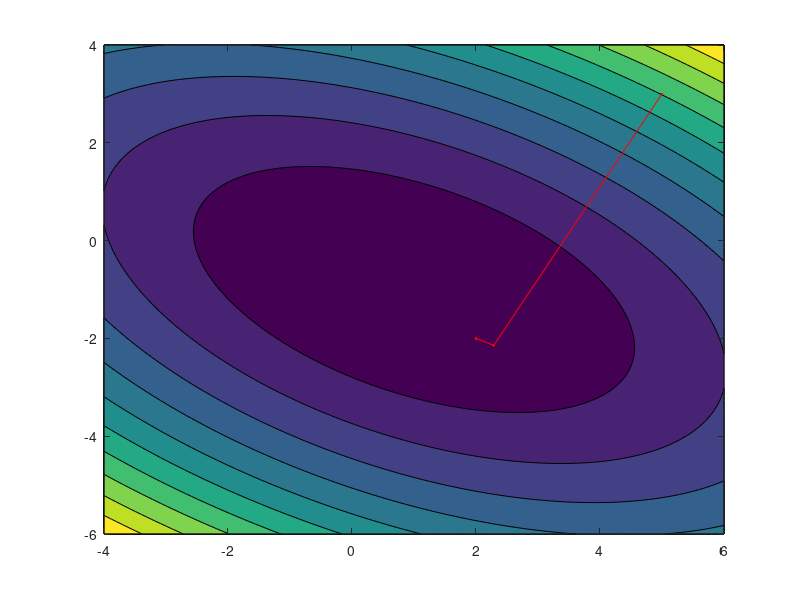

Here is the MATLAB script that generated this plot:
%Ax = b
%A is positive, definite, symmetric
%solution x is also minimizer to an equation
%(1/2)*x'Ax = x'b
%first guess, if not biased, always x0 = 0
%this means p0 = b - Ax0
%residual at kth step is rk = b - Axk
%rk is the negative gradient of f at x = xk
%so the gradient descent moves in direction rk
% pk = rk - sum_(i<k)_[(pi'*A*rk)/(pi'*A*pi)]
%following this step xk+1 = xk + alpha*pk
%alpha is [pk'*b/pk'*A*pk]
%first iteration
A = [ 3,2; 2,6];
b = [2; -8];
x_old = [5; 3];
% n = 5;
% A = rand(5)*10;
% b = rand(2,1);
% x_old = zeros(n,1);
r_old = b - A*x_old;
p_old = r_old;

% % 
% % %up to here all is set up by user
% % x0 = [2; 1];
% % r0 = b - A*x0;
% % p0 = r0;
% % alpha = (r0'*r0)/(p0'*A*p0);
% % x1 = x0 + alpha*p0;
% % 
% % %second
% % r1 = r0 - alpha*A*p0;
% % beta = (r1'*r1)/(r0'*r0);
% % p1 = r1 + beta*p0;
% % alpha = (r1'*r1)/(p1'*A*p1);
% % x2 = x1 + alpha*p1;


for i = 1:10
    alpha = (r_old(:,end)'*r_old(:, end))/(p_old'*A*p_old);
    x_new = x_old(:,end) + alpha*p_old;
    r_new = r_old(:,end) - alpha*A*p_old;
    if sqrt(r_new) < 0.00001
        x_old = [x_old x_new];
        break;
    end
    beta = (r_new'*r_new)/(r_old(:,end)'*r_old(:,end));
    p_new = r_new + beta*p_old;
    p_old = p_new;
%     r_old = r_new;
%     x_old = x_new;
    r_old = [r_old r_new];
    x_old = [x_old x_new];
    %alpha = (r_new'*r_new)/(p_new'*A*p_new)
end

%for plot
x1 = linspace(-4,6,100);
x2 = linspace(-6,4,100);
[x1m, x2m] = meshgrid(x1, x2);
zm = zeros(100);
% A = [ 3,2; 2,6];
% b = [2; -8];
for i = 1:100
    for j = 1:100
        x = [x1m(i,j); x2m(i,j)];
        f = x'*A*x - b'*x;
        zm(i,j) = f;
    end
end
contourf(x1m, x2m, zm)
hold on
xx = x_old(1,:);
yy = x_old(2,:);
plot(xx, yy ,'r.-')
hold off
